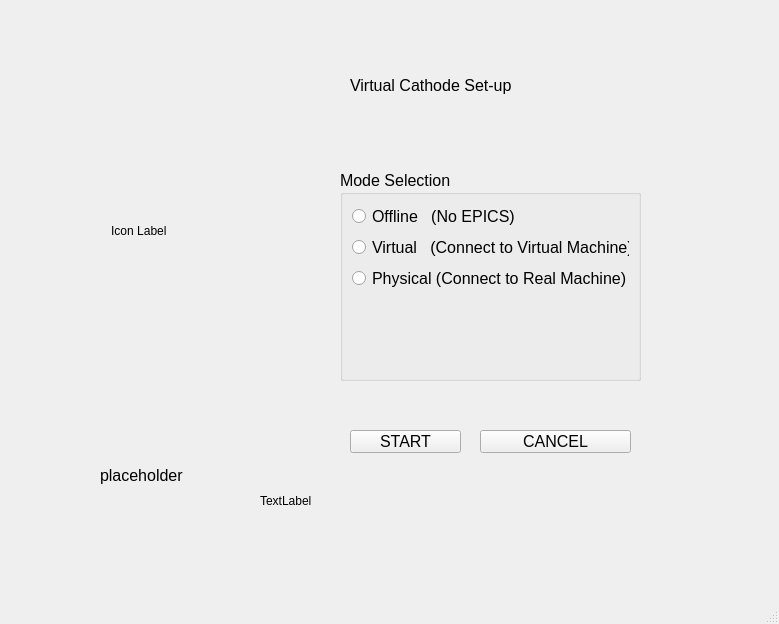
<?xml version="1.0" encoding="UTF-8"?>
<ui version="4.0">
 <class>magnetAppStartup</class>
 <widget class="QMainWindow" name="magnetAppStartup">
  <property name="geometry">
   <rect>
    <x>0</x>
    <y>0</y>
    <width>779</width>
    <height>624</height>
   </rect>
  </property>
  <property name="windowTitle">
   <string>MainWindow</string>
  </property>
  <widget class="QWidget" name="centralwidget">
   <widget class="QPushButton" name="startButton">
    <property name="geometry">
     <rect>
      <x>350</x>
      <y>430</y>
      <width>111</width>
      <height>23</height>
     </rect>
    </property>
    <property name="font">
     <font>
      <pointsize>12</pointsize>
     </font>
    </property>
    <property name="text">
     <string>START</string>
    </property>
   </widget>
   <widget class="QPushButton" name="cancelButton">
    <property name="geometry">
     <rect>
      <x>480</x>
      <y>430</y>
      <width>151</width>
      <height>23</height>
     </rect>
    </property>
    <property name="font">
     <font>
      <pointsize>12</pointsize>
     </font>
    </property>
    <property name="text">
     <string>CANCEL</string>
    </property>
   </widget>
   <widget class="QGroupBox" name="modeSelection">
    <property name="geometry">
     <rect>
      <x>340</x>
      <y>170</y>
      <width>301</width>
      <height>211</height>
     </rect>
    </property>
    <property name="font">
     <font>
      <pointsize>12</pointsize>
     </font>
    </property>
    <property name="title">
     <string>Mode Selection</string>
    </property>
    <layout class="QVBoxLayout" name="verticalLayout_2">
     <item>
      <widget class="QRadioButton" name="offlineMode">
       <property name="text">
        <string>Offline   (No EPICS)</string>
       </property>
       <attribute name="buttonGroup">
        <string notr="true">machineModeButtons</string>
       </attribute>
      </widget>
     </item>
     <item>
      <widget class="QRadioButton" name="virtualMode">
       <property name="text">
        <string>Virtual   (Connect to Virtual Machine)</string>
       </property>
       <attribute name="buttonGroup">
        <string notr="true">machineModeButtons</string>
       </attribute>
      </widget>
     </item>
     <item>
      <widget class="QRadioButton" name="physicalMode">
       <property name="text">
        <string>Physical (Connect to Real Machine)</string>
       </property>
       <attribute name="buttonGroup">
        <string notr="true">machineModeButtons</string>
       </attribute>
      </widget>
     </item>
     <item>
      <spacer name="verticalSpacer">
       <property name="orientation">
        <enum>Qt::Vertical</enum>
       </property>
       <property name="sizeHint" stdset="0">
        <size>
         <width>20</width>
         <height>40</height>
        </size>
       </property>
      </spacer>
     </item>
    </layout>
   </widget>
   <widget class="QLabel" name="instructionLabel">
    <property name="geometry">
     <rect>
      <x>350</x>
      <y>50</y>
      <width>221</width>
      <height>71</height>
     </rect>
    </property>
    <property name="font">
     <font>
      <pointsize>12</pointsize>
     </font>
    </property>
    <property name="text">
     <string>Virtual Cathode Set-up </string>
    </property>
    <property name="alignment">
     <set>Qt::AlignLeading|Qt::AlignLeft|Qt::AlignVCenter</set>
    </property>
   </widget>
   <widget class="QLabel" name="iconLabel">
    <property name="geometry">
     <rect>
      <x>30</x>
      <y>100</y>
      <width>221</width>
      <height>261</height>
     </rect>
    </property>
    <property name="text">
     <string>Icon Label </string>
    </property>
    <property name="alignment">
     <set>Qt::AlignCenter</set>
    </property>
   </widget>
   <widget class="QLabel" name="waitMessageLabel">
    <property name="geometry">
     <rect>
      <x>100</x>
      <y>460</y>
      <width>491</width>
      <height>31</height>
     </rect>
    </property>
    <property name="font">
     <font>
      <pointsize>12</pointsize>
     </font>
    </property>
    <property name="text">
     <string>placeholder</string>
    </property>
   </widget>
   <widget class="QLabel" name="logoLabel">
    <property name="geometry">
     <rect>
      <x>260</x>
      <y>490</y>
      <width>571</width>
      <height>21</height>
     </rect>
    </property>
    <property name="text">
     <string>TextLabel</string>
    </property>
   </widget>
  </widget>
  <widget class="QMenuBar" name="menubar">
   <property name="geometry">
    <rect>
     <x>0</x>
     <y>0</y>
     <width>779</width>
     <height>21</height>
    </rect>
   </property>
  </widget>
  <widget class="QStatusBar" name="statusbar"/>
 </widget>
 <resources/>
 <connections/>
 <buttongroups>
  <buttongroup name="machineAreaButtons"/>
  <buttongroup name="machineModeButtons"/>
 </buttongroups>
</ui>
